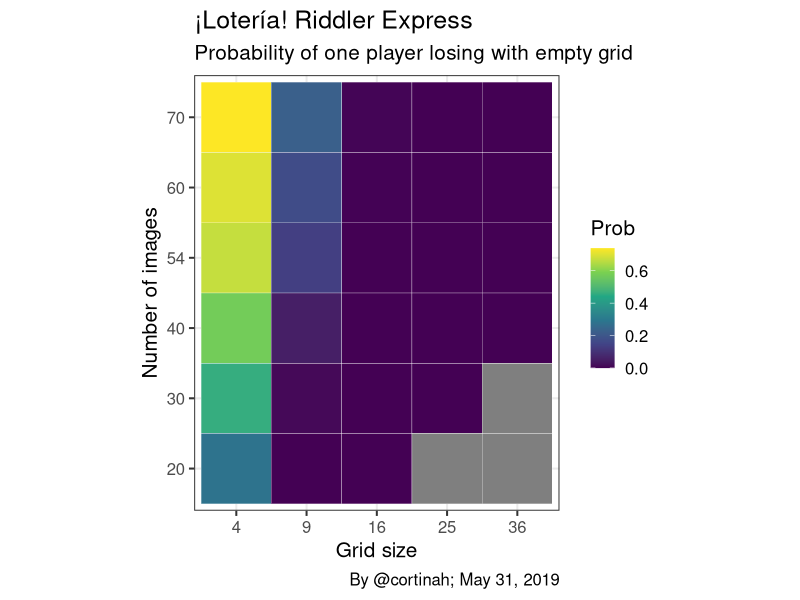

Generate this figure with R:
## ---- chunk 1
library(tidyverse)
0:15 %>% map_dbl(~ (54 -.x -17) / (54 - .x)) %>% prod()
## ---- chunk 2
loteria <- function(grid=16, symbols=54) {
  
seq(from=0, to=(grid-1)) %>%
map_dbl(~ (symbols -.x -(grid+1)) / (symbols - .x)) %>% prod()
}


gridprob <- data.frame(x=rep(c(4,9,16,25,36),6),
                      y=rep(c(20,30,40,54,60,70), each=5))

gridprob$Prob <- map2_dbl(gridprob$x, gridprob$y, loteria)

ggplot(gridprob, aes(x=as.factor(x),y=as.factor(y),fill=Prob)) +
 geom_tile(color='white') +theme_bw(base_size = 15) +
 scale_fill_viridis_c(option = 'D') +coord_fixed() +
 labs(x='Grid size', y='Number of images', caption='By @cortinah; May 31, 2019',
 title='¡Lotería! Riddler Express',
 subtitle = 'Probability of one player losing with empty grid')
